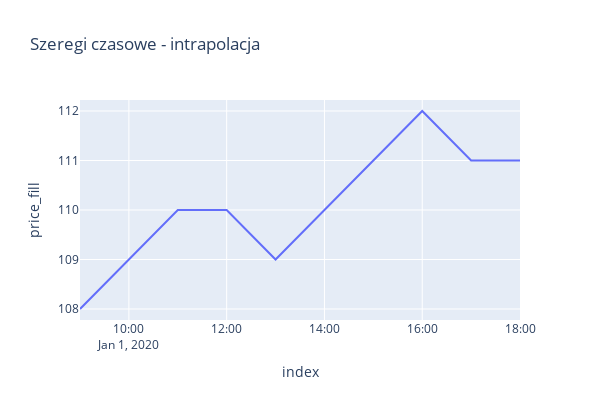

Source (notebook cell):
### Code cell
df_plotly = df.reset_index()
df_plotly['price_fill'] = df_plotly['price'].interpolate()
px.line(df_plotly, 'index', 'price_fill', width=600, height=400, title='Szeregi czasowe - intrapolacja')

### Figure 1 — Plotly figure (JSON) as saved in the notebook; plotly's stock layout.template omitted (floating-point values rounded to 4 significant figures)
{"data": [{"hovertemplate": "index=%{x}<br>price_fill=%{y}<extra></extra>", "legendgroup": "", "line": {"color": "#636efa", "dash": "solid"}, "marker": {"symbol": "circle"}, "mode": "lines", "name": "", "orientation": "v", "showlegend": false, "type": "scatter", "x": ["2020-01-01T09:00:00", "2020-01-01T10:00:00", "2020-01-01T11:00:00", "2020-01-01T12:00:00", "2020-01-01T13:00:00", "2020-01-01T14:00:00", "2020-01-01T15:00:00", "2020-01-01T16:00:00", "2020-01-01T17:00:00", "2020-01-01T18:00:00"], "xaxis": "x", "y": [108, 109, 110, 110, 109, 110, 111, 112, 111, 111], "yaxis": "y"}], "layout": {"height": 400, "legend": {"tracegroupgap": 0}, "title": {"text": "Szeregi czasowe - intrapolacja"}, "width": 600, "xaxis": {"anchor": "y", "domain": [0, 1], "title": {"text": "index"}}, "yaxis": {"anchor": "x", "domain": [0, 1], "title": {"text": "price_fill"}}}}
